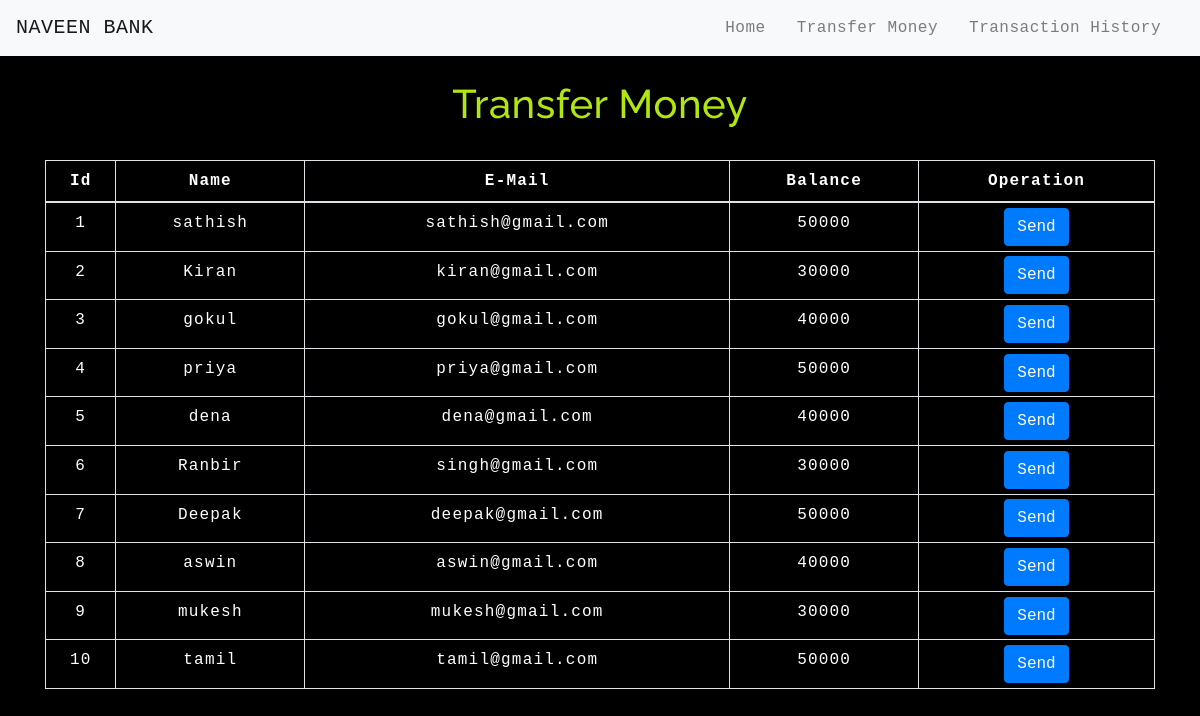
The app's page /transfermoney.php with its own data.
### tables this page shows
CREATE TABLE `users` (
  `id` int(3) NOT NULL,
  `name` text NOT NULL,
  `email` varchar(30) NOT NULL,
  `balance` int(8) NOT NULL
);

### transfermoney.php (the view, shortened to what this page needs)
<!DOCTYPE html>
<html lang="en">
<head>
    <link rel="stylesheet" href="https://maxcdn.bootstrapcdn.com/bootstrap/4.0.0/css/bootstrap.min.css">
    <link rel="stylesheet" type="text/css" href="css/table.css">
    <link rel="stylesheet" type="text/css" href="css/navbar.css">
</head>
<body>
<?php
    include 'config.php';
    $sql = "SELECT * FROM users";
    $result = mysqli_query($conn,$sql);
?>
<?php
  include 'navbar.php';
?>
<div class="container">
        <h2 class="text-center pt-4">Transfer Money</h2>
        <br>
            <div class="row">
                <div class="col">
                    <div class="table-responsive-sm">
                    <table class="table table-hover table-sm table-striped table-condensed table-bordered">
                        <thead>
                            <tr>
                            <th scope="col" class="text-center py-2">Id</th>
                            <th scope="col" class="text-center py-2">Name</th>
                            <th scope="col" class="text-center py-2">E-Mail</th>
                            <th scope="col" class="text-center py-2">Balance</th>
                            <th scope="col" class="text-center py-2">Operation</th>
                            </tr>
                        </thead>
                        <tbody>
                <?php
                    while($rows=mysqli_fetch_assoc($result)){
                ?>
                    <tr>
                        <td class="py-2"><?php echo $rows['id'] ?></td>
                        <td class="py-2"><?php echo $rows['name']?></td>
                        <td class="py-2"><?php echo $rows['email']?></td>
                        <td class="py-2"><?php echo $rows['balance']?></td>
                        <td><a href="selecteduserdetail.php?id= <?php echo $rows['id'] ;?>"> <button type="button" class="btn btn-primary">Send</button></a></td>
                    </tr>
                <?php
                    }
                ?>
                        </tbody>
                    </table>
                    </div>
                </div>
            </div>
         </div>
</body>
</html>

### navbar.php (shortened to what this page needs)
<nav class="navbar navbar-expand-md navbar-light bg-light">
<a class="navbar-brand" href="index.php">NAVEEN BANK</a>
<div class="collapse navbar-collapse" id="collapsibleNavbar">
      <ul class="navbar-nav ml-auto">
        <li class="nav-item">
          <a class="nav-link" href="index.php">Home</a>
        </li>
        <li class="nav-item">
          <a class="nav-link" href="transfermoney.php">Transfer Money</a>
        </li>
        <li class="nav-item">
          <a class="nav-link" href="transactionhistory.php">Transaction History</a>
        </li>
    </div>
 </nav>

### css/table.css (style rules this page uses)
* { padding: 0; margin: 0; box-sizing: border-box; font-family: monospace; }
h2 { font-size: 40px; }
table { letter-spacing: 1.2px; }
td { text-align: center; }
button { border:none; background: #d80c0c; transition: 1s; }

### css/navbar.css (style rules this page uses)
.nav-link { margin-right: 15px; color:#e90c0c; letter-spacing: 0.5px; transition: 0.5s; }
.navbar-brand { color: #5010da; letter-spacing: 0.5px; }
h2 { color: #b1e70f; letter-spacing: 0.5px; font-family: raleway; }

### transfermoney.php (style rules this page uses)
body { background-color:black; color:white; }
button { transition: 1.5s; }

### records on screen
users: id "1", name "sathish", email "sathish@gmail.com", balance "50000"
users: id "2", name "Kiran", email "kiran@gmail.com", balance "30000"
users: id "3", name "gokul", email "gokul@gmail.com", balance "40000"
users: id "4", name "priya", email "priya@gmail.com", balance "50000"
users: id "5", name "dena", email "dena@gmail.com", balance "40000"
users: id "6", name "Ranbir", email "singh@gmail.com", balance "30000"
users: id "7", name "Deepak", email "deepak@gmail.com", balance "50000"
users: id "8", name "aswin", email "aswin@gmail.com", balance "40000"
users: id "9", name "mukesh", email "mukesh@gmail.com", balance "30000"
users: id "10", name "tamil", email "tamil@gmail.com", balance "50000"
